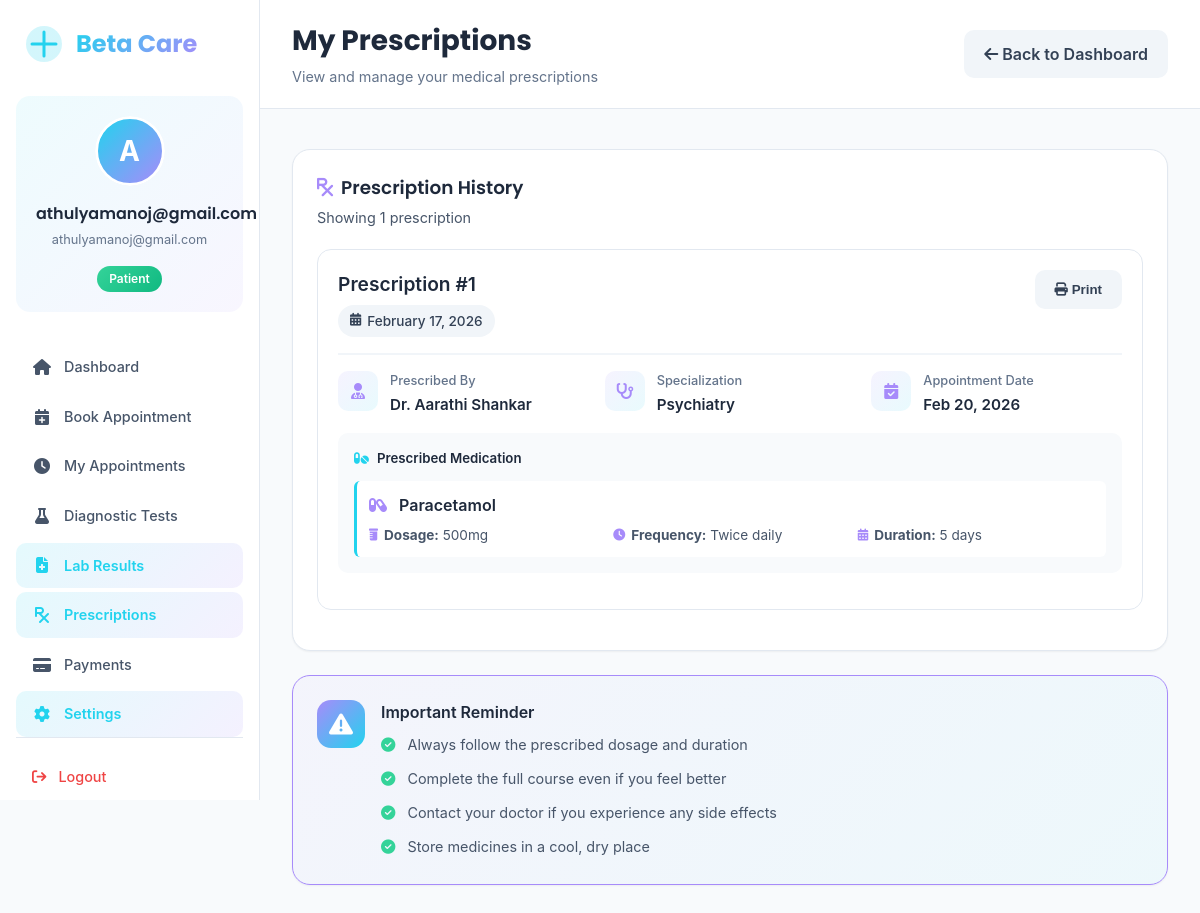
The app's page /dashboard/patient/patient_prescriptions/ (signed in) with its own data.
### core/models.py (models this page shows, shortened)
class Prescription(models.Model):
    appointment = models.ForeignKey(Appointment, on_delete=models.CASCADE)
    patient = models.ForeignKey(PatientProfile, on_delete=models.CASCADE)
    doctor = models.ForeignKey(DoctorProfile, on_delete=models.CASCADE)
    medicine_name = models.CharField(max_length=150)
    dosage = models.CharField(max_length=50)
    frequency = models.CharField(max_length=50)
    duration = models.CharField(max_length=50)
    instructions = models.TextField()
    created_at = models.DateTimeField(auto_now_add=True)
    STATUS_CHOICES = [
        ('Active', 'Active'),
        ('Completed', 'Completed'),
        ('Cancelled', 'Cancelled'),
    ]
    status = models.CharField(max_length=20, choices=STATUS_CHOICES, default='Active')

class DoctorProfile(models.Model):
    user = models.OneToOneField(User, on_delete=models.CASCADE)
    department = models.CharField(max_length=100)
    specialization = models.CharField(max_length=100)
    license_number = models.CharField(max_length=50, blank=True, default="")
    experience = models.PositiveIntegerField(default=0, help_text="Years of experience")
    consultation_fee = models.DecimalField(
    max_digits=8,
    decimal_places=2,
    default=0.00,  # default value for new and existing rows
    help_text="Fee in INR"
)
    phone = models.CharField(max_length=15)
    bio = models.TextField(blank=True)
    status = models.CharField(max_length=20, default="Active")

class Appointment(models.Model):
    STATUS_CHOICES = [
        ('Pending Payment', 'Pending Payment'),  # Initial status when appointment is created
        ('Scheduled', 'Scheduled'),              # After payment is completed
        ('Confirmed', 'Confirmed'),              # Doctor confirmed
        ('Completed', 'Completed'),              # Appointment finished
        ('Cancelled', 'Cancelled'),              # Appointment cancelled
        ('No Show', 'No Show'),                  # Patient didn't show up
    ]
    patient = models.ForeignKey(PatientProfile, on_delete=models.CASCADE)
    doctor = models.ForeignKey(DoctorProfile, on_delete=models.CASCADE)
    appointment_date = models.DateField()
    appointment_time = models.TimeField()
    reason = models.CharField(max_length=255)
    status = models.CharField(
        max_length=20,
        choices=STATUS_CHOICES,
        default="Pending Payment"  # Changed default
    )
    created_at = models.DateTimeField(auto_now_add=True)

### core/views.py (the view)
# urls.py: path('dashboard/patient/patient_prescriptions/', views.patient_prescriptions, name='patient_prescriptions'),
@login_required
def patient_prescriptions(request):
    from core.models import Prescription
    try:
        patient_profile = PatientProfile.objects.get(user=request.user)
        prescriptions = Prescription.objects.filter(
            patient=patient_profile
        ).select_related('doctor', 'doctor__user', 'appointment').order_by('-created_at')
    except PatientProfile.DoesNotExist:
        messages.error(request, "Patient profile not found.")
        prescriptions = []
        return redirect('patient_dashboard')
    context = {
        'prescriptions': prescriptions
    }
    return render(request, 'core/dashboard/patient_prescriptions.html', context)

### core/templates/core/dashboard/patient_prescriptions.html (shortened to what this page needs)
{% load static %}
<!DOCTYPE html>
<html lang="en">
<head>
    <link href="https://cdnjs.cloudflare.com/ajax/libs/font-awesome/6.5.0/css/all.min.css" rel="stylesheet">
    <link rel="stylesheet" href="{% static 'core/css/admin.css' %}">
</head>
<body>
    <div class="medical-dashboard">
        <aside class="medical-sidebar">
            <div class="brand">
                <div class="brand-logo">
                </div>
                <span class="brand-name">Beta Care</span>
            </div>
            <div class="profile-card">
                <div class="profile-avatar-wrapper">
                    <div class="profile-avatar">
                        <div class="avatar-fallback" style="display: flex;">
                            {{ request.user.first_name|default:request.user.username|slice:":1"|upper }}
                        </div>
                    </div>
                </div>
                <div class="profile-details">
                    <h4 class="profile-name">{{ request.user.get_full_name|default:request.user.username }}</h4>
                    <p class="profile-email">{{ request.user.email|truncatechars:25 }}</p>
                </div>
                <span class="role-badge" style="background: linear-gradient(135deg, #34d399, #10b981);">Patient</span>
            </div>
            <nav class="sidebar-nav">
                <a href="{% url 'patient_dashboard' %}" class="nav-item">
                    <i class="fa-solid fa-home"></i>
                    <span>Dashboard</span>
                </a>
                <a href="{% url 'patient_book_appointment' %}" class="nav-item">
                    <i class="fa-solid fa-calendar-plus"></i>
                    <span>Book Appointment</span>
                </a>
                <a href="{% url 'patient_appointments' %}" class="nav-item">
                    <i class="fa-solid fa-clock"></i>
                    <span>My Appointments</span>
                </a>
                <a href="{% url 'patient_diagnostic_tests' %}" class="nav-item">
                    <i class="fa-solid fa-flask"></i>
                    <span>Diagnostic Tests</span>
                </a>
                <a href="{% url 'patient_lab_results' %}" class="nav-item active">
                    <i class="fa-solid fa-file-medical"></i>
                    <span>Lab Results</span>
                </a>
                <a href="{% url 'patient_prescriptions' %}" class="nav-item active">
                    <i class="fa-solid fa-prescription"></i>
                    <span>Prescriptions</span>
                </a>
                <a href="{% url 'payments' %}" class="nav-item">
                    <i class="fa-solid fa-credit-card"></i>
                    <span>Payments</span>
                </a>
                <a href="{% url 'patient_settings' %}" class="nav-item active">
                    <i class="fa-solid fa-gear"></i>
                    <span>Settings</span>
                </a>
            </nav>
            <div class="sidebar-footer">
                <a href="{% url 'logout' %}" class="logout-link">
                    <i class="fa-solid fa-arrow-right-from-bracket"></i>
                    <span>Logout</span>
                </a>
            </div>
        </aside>
        <main class="medical-main">
            <header class="medical-header">
                <div class="header-left">
                    <h1 class="page-title" style="font-size:1.75rem;">My Prescriptions</h1>
                    <p class="page-subtitle">View and manage your medical prescriptions</p>
                </div>
                <div class="header-actions">
                    <a href="{% url 'patient_dashboard' %}" class="btn-cancel" style="text-decoration:none;">
                        <i class="fa-solid fa-arrow-left"></i> Back to Dashboard
                    </a>
                </div>
            </header>
            <div class="medical-content">
                <div class="medical-table-card">
                    <div class="info-header" style="margin-bottom: var(--space-5);">
                        <div>
                            <h3><i class="fa-solid fa-prescription" style="color: var(--medical-purple); margin-right: var(--space-2);"></i>Prescription History</h3>
                            <p style="font-size: 0.9rem; color: var(--gray-600); margin-top: 6px;">
                                {% if prescriptions %}
                                    Showing {{ prescriptions|length }} prescription{{ prescriptions|length|pluralize }}
                                {% else %}
                                    No prescriptions found
                                {% endif %}
                            </p>
                        </div>
                    </div>
                    {% if prescriptions %}
                        {% for prescription in prescriptions %}
                        <div class="prescription-card">
                            <div class="prescription-header">
                                <div>
                                    <h4 style="font-size: 1.2rem; font-weight: 600; color: var(--gray-800); margin-bottom: 6px;">
                                        Prescription #{{ prescription.id }}
                                    </h4>
                                    <span class="date-badge">
                                        <i class="fa-solid fa-calendar-alt" style="margin-right: 6px; font-size: 0.8rem;"></i>
                                        {{ prescription.created_at|date:"F d, Y" }}
                                    </span>
                                </div>
                                <button onclick="window.print()" class="btn-cancel" style="border: none; cursor: pointer;">
                                    <i class="fa-solid fa-print"></i> Print
                                </button>
                            </div>
                            <div class="prescription-meta">
                                <div class="meta-item">
                                    <div class="meta-icon">
                                        <i class="fa-solid fa-user-doctor"></i>
                                    </div>
                                    <div class="meta-content">
                                        <h5>Prescribed By</h5>
                                        <p>Dr. {{ prescription.doctor.user.get_full_name }}</p>
                                    </div>
                                </div>
                                <div class="meta-item">
                                    <div class="meta-icon">
                                        <i class="fa-solid fa-stethoscope"></i>
                                    </div>
                                    <div class="meta-content">
                                        <h5>Specialization</h5>
                                        <p>{{ prescription.doctor.specialization }}</p>
                                    </div>
                                </div>
                                {% if prescription.appointment %}
                                <div class="meta-item">
                                    <div class="meta-icon">
                                        <i class="fa-solid fa-calendar-check"></i>
                                    </div>
                                    <div class="meta-content">
                                        <h5>Appointment Date</h5>
                                        <p>{{ prescription.appointment.appointment_date|date:"M d, Y" }}</p>
                                    </div>
                                </div>
                                {% endif %}
                            </div>
                            <div class="medicine-list">
                                <h5 style="font-weight: 600; color: var(--gray-800); margin-bottom: var(--space-3); display: flex; align-items: center; gap: var(--space-2);">
                                    <i class="fa-solid fa-pills" style="color: var(--medical-cyan);"></i>
                                    Prescribed Medication
                                </h5>
                                <div class="medicine-item">
                                    <div class="medicine-name">
                                        <i class="fa-solid fa-capsules" style="color: var(--medical-purple); margin-right: 8px;"></i>
                                        {{ prescription.medicine_name }}
                                    </div>
                                    <div class="medicine-details">
                                        <div class="medicine-detail">
                                            <i class="fa-solid fa-prescription-bottle"></i>
                                            <span><strong>Dosage:</strong> {{ prescription.dosage }}</span>
                                        </div>
                                        <div class="medicine-detail">
                                            <i class="fa-solid fa-clock"></i>
                                            <span><strong>Frequency:</strong> {{ prescription.frequency }}</span>
                                        </div>
                                        <div class="medicine-detail">
                                            <i class="fa-solid fa-calendar-days"></i>
                                            <span><strong>Duration:</strong> {{ prescription.duration }}</span>
                                        </div>
                                    </div>
                                </div>
                            </div>
                        </div>
                        {% endfor %}
                    {% endif %}
                </div>
                <div class="medical-table-card" style="margin-top: var(--space-6); background: linear-gradient(135deg, rgba(167, 139, 250, 0.05), rgba(34, 211, 238, 0.05)); border: 1px solid var(--medical-purple);">
                    <div style="display: flex; align-items: start; gap: var(--space-4);">
                        <div style="flex-shrink: 0; width: 48px; height: 48px; background: linear-gradient(135deg, var(--medical-purple), var(--medical-cyan)); border-radius: var(--radius-lg); display: flex; align-items: center; justify-content: center;">
                            <i class="fa-solid fa-exclamation-triangle" style="color: white; font-size: 1.5rem;"></i>
                        </div>
                        <div>
                            <h4 style="font-weight: 600; color: var(--gray-800); margin-bottom: var(--space-2);">Important Reminder</h4>
                            <ul style="color: var(--gray-600); font-size: 0.9rem; line-height: 1.8; list-style: none; padding: 0;">
                                <li style="margin-bottom: 8px;"><i class="fa-solid fa-check-circle" style="color: var(--medical-green); margin-right: 8px;"></i> Always follow the prescribed dosage and duration</li>
                                <li style="margin-bottom: 8px;"><i class="fa-solid fa-check-circle" style="color: var(--medical-green); margin-right: 8px;"></i> Complete the full course even if you feel better</li>
                                <li style="margin-bottom: 8px;"><i class="fa-solid fa-check-circle" style="color: var(--medical-green); margin-right: 8px;"></i> Contact your doctor if you experience any side effects</li>
                                <li><i class="fa-solid fa-check-circle" style="color: var(--medical-green); margin-right: 8px;"></i> Store medicines in a cool, dry place</li>
                            </ul>
                        </div>
                    </div>
                </div>
            </div>
        </main>
    </div>
</body>
</html>

### records on screen
Prescription: id "1", created_at "February 17, 2026", doctor.user.get_full_name "Aarathi Shankar", doctor.specialization "Psychiatry", appointment.appointment_date "Feb 20, 2026", medicine_name "Paracetamol", dosage "500mg", frequency "Twice daily", duration "5 days"

### other values on screen
{{ request.user.first_name|default:request.user.username|slice:":1"|upper }} "A"
{{ request.user.get_full_name|default:request.user.username }} "athulyamanoj@gmail.com"
{{ request.user.email|truncatechars:25 }} "athulyamanoj@gmail.com"
{{ prescriptions|length }} "1"
